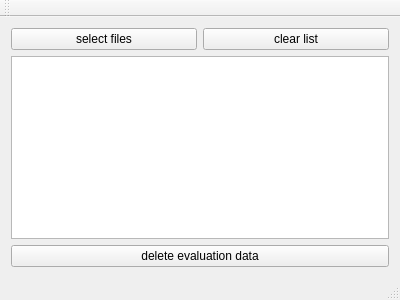
<?xml version="1.0" encoding="UTF-8"?>
<ui version="4.0">
 <class>MainWindow</class>
 <widget class="QMainWindow" name="MainWindow">
  <property name="geometry">
   <rect>
    <x>0</x>
    <y>0</y>
    <width>400</width>
    <height>300</height>
   </rect>
  </property>
  <property name="windowTitle">
   <string>MainWindow</string>
  </property>
  <widget class="QWidget" name="centralWidget">
   <layout class="QGridLayout" name="gridLayout">
    <item row="1" column="0">
     <widget class="QListWidget" name="listWidget"/>
    </item>
    <item row="0" column="0">
     <layout class="QHBoxLayout" name="horizontalLayout">
      <item>
       <widget class="QPushButton" name="pushButtonSelectFiles">
        <property name="text">
         <string>select files</string>
        </property>
       </widget>
      </item>
      <item>
       <widget class="QPushButton" name="pushButtonClearList">
        <property name="text">
         <string>clear list</string>
        </property>
       </widget>
      </item>
     </layout>
    </item>
    <item row="2" column="0">
     <widget class="QPushButton" name="pushButtonDeleteEvaluationData">
      <property name="text">
       <string>delete evaluation data</string>
      </property>
     </widget>
    </item>
   </layout>
  </widget>
  <widget class="QMenuBar" name="menuBar">
   <property name="geometry">
    <rect>
     <x>0</x>
     <y>0</y>
     <width>400</width>
     <height>21</height>
    </rect>
   </property>
  </widget>
  <widget class="QToolBar" name="mainToolBar">
   <attribute name="toolBarArea">
    <enum>TopToolBarArea</enum>
   </attribute>
   <attribute name="toolBarBreak">
    <bool>false</bool>
   </attribute>
  </widget>
  <widget class="QStatusBar" name="statusBar"/>
 </widget>
 <layoutdefault spacing="6" margin="11"/>
 <resources/>
 <connections/>
</ui>
